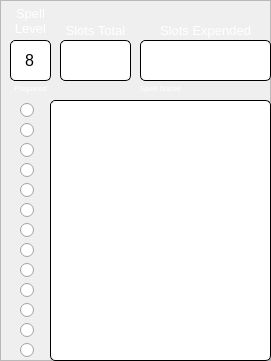
    <widget class="QFrame" name="frame_30">
     <property name="geometry">
      <rect>
       <x>1210</x>
       <y>110</y>
       <width>271</width>
       <height>361</height>
      </rect>
     </property>
     <property name="frameShape">
      <enum>QFrame::StyledPanel</enum>
     </property>
     <property name="frameShadow">
      <enum>QFrame::Raised</enum>
     </property>
     <widget class="QLineEdit" name="SpellcastingAbility_13">
      <property name="geometry">
       <rect>
        <x>10</x>
        <y>40</y>
        <width>41</width>
        <height>41</height>
       </rect>
      </property>
      <property name="font">
       <font>
        <pointsize>12</pointsize>
       </font>
      </property>
      <property name="styleSheet">
       <string notr="true"> background-color: white;
 border-style: solid;
 border-width:1px;
 border-radius:5px;
 border-color: black;</string>
      </property>
      <property name="text">
       <string>8</string>
      </property>
      <property name="alignment">
       <set>Qt::AlignCenter</set>
      </property>
      <property name="readOnly">
       <bool>true</bool>
      </property>
     </widget>
     <widget class="QLineEdit" name="SlotsTotal8">
      <property name="geometry">
       <rect>
        <x>60</x>
        <y>40</y>
        <width>71</width>
        <height>41</height>
       </rect>
      </property>
      <property name="font">
       <font>
        <pointsize>12</pointsize>
       </font>
      </property>
      <property name="styleSheet">
       <string notr="true"> background-color: white;
 border-style: solid;
 border-width:1px;
 border-radius:5px;
 border-color: black;</string>
      </property>
      <property name="text">
       <string/>
      </property>
      <property name="alignment">
       <set>Qt::AlignCenter</set>
      </property>
     </widget>
     <widget class="QPlainTextEdit" name="Lvl8Spells">
      <property name="geometry">
       <rect>
        <x>50</x>
        <y>100</y>
        <width>221</width>
        <height>261</height>
       </rect>
      </property>
      <property name="font">
       <font>
        <pointsize>11</pointsize>
       </font>
      </property>
      <property name="styleSheet">
       <string notr="true"> background-color: white;
 border-style: solid;
 border-width:1px;
 border-radius:5px;
 border-color: black;</string>
      </property>
      <property name="plainText">
       <string/>
      </property>
     </widget>
     <widget class="QLabel" name="label_141">
      <property name="geometry">
       <rect>
        <x>0</x>
        <y>0</y>
        <width>61</width>
        <height>41</height>
       </rect>
      </property>
      <property name="font">
       <font>
        <pointsize>10</pointsize>
       </font>
      </property>
      <property name="styleSheet">
       <string notr="true">color: rgb(255, 255, 255);</string>
      </property>
      <property name="text">
       <string>Spell
Level</string>
      </property>
      <property name="alignment">
       <set>Qt::AlignCenter</set>
      </property>
     </widget>
     <widget class="QLineEdit" name="Expended8">
      <property name="geometry">
       <rect>
        <x>140</x>
        <y>40</y>
        <width>131</width>
        <height>41</height>
       </rect>
      </property>
      <property name="font">
       <font>
        <pointsize>12</pointsize>
       </font>
      </property>
      <property name="styleSheet">
       <string notr="true"> background-color: white;
 border-style: solid;
 border-width:1px;
 border-radius:5px;
 border-color: black;</string>
      </property>
      <property name="text">
       <string/>
      </property>
      <property name="alignment">
       <set>Qt::AlignCenter</set>
      </property>
     </widget>
     <widget class="QLabel" name="label_142">
      <property name="geometry">
       <rect>
        <x>50</x>
        <y>20</y>
        <width>91</width>
        <height>21</height>
       </rect>
      </property>
      <property name="font">
       <font>
        <pointsize>10</pointsize>
       </font>
      </property>
      <property name="styleSheet">
       <string notr="true">color: rgb(255, 255, 255);</string>
      </property>
      <property name="text">
       <string>Slots Total</string>
      </property>
      <property name="alignment">
       <set>Qt::AlignCenter</set>
      </property>
     </widget>
     <widget class="QLabel" name="label_143">
      <property name="geometry">
       <rect>
        <x>140</x>
        <y>20</y>
        <width>131</width>
        <height>21</height>
       </rect>
      </property>
      <property name="font">
       <font>
        <pointsize>10</pointsize>
       </font>
      </property>
      <property name="styleSheet">
       <string notr="true">color: rgb(255, 255, 255);</string>
      </property>
      <property name="text">
       <string>Slots Expended</string>
      </property>
      <property name="alignment">
       <set>Qt::AlignCenter</set>
      </property>
     </widget>
     <widget class="QRadioButton" name="Lvl8Prep2">
      <property name="geometry">
       <rect>
        <x>20</x>
        <y>120</y>
        <width>16</width>
        <height>20</height>
       </rect>
      </property>
      <property name="text">
       <string/>
      </property>
      <property name="autoExclusive">
       <bool>false</bool>
      </property>
     </widget>
     <widget class="QRadioButton" name="Lvl8Prep1">
      <property name="geometry">
       <rect>
        <x>20</x>
        <y>100</y>
        <width>16</width>
        <height>20</height>
       </rect>
      </property>
      <property name="text">
       <string/>
      </property>
      <property name="autoExclusive">
       <bool>false</bool>
      </property>
     </widget>
     <widget class="QRadioButton" name="Lvl8Prep4">
      <property name="geometry">
       <rect>
        <x>20</x>
        <y>160</y>
        <width>16</width>
        <height>20</height>
       </rect>
      </property>
      <property name="text">
       <string/>
      </property>
      <property name="autoExclusive">
       <bool>false</bool>
      </property>
     </widget>
     <widget class="QRadioButton" name="Lvl8Prep3">
      <property name="geometry">
       <rect>
        <x>20</x>
        <y>140</y>
        <width>16</width>
        <height>20</height>
       </rect>
      </property>
      <property name="text">
       <string/>
      </property>
      <property name="autoExclusive">
       <bool>false</bool>
      </property>
     </widget>
     <widget class="QRadioButton" name="Lvl8Prep6">
      <property name="geometry">
       <rect>
        <x>20</x>
        <y>200</y>
        <width>16</width>
        <height>20</height>
       </rect>
      </property>
      <property name="text">
       <string/>
      </property>
      <property name="autoExclusive">
       <bool>false</bool>
      </property>
     </widget>
     <widget class="QRadioButton" name="Lvl8Prep5">
      <property name="geometry">
       <rect>
        <x>20</x>
        <y>180</y>
        <width>16</width>
        <height>20</height>
       </rect>
      </property>
      <property name="text">
       <string/>
      </property>
      <property name="autoExclusive">
       <bool>false</bool>
      </property>
     </widget>
     <widget class="QRadioButton" name="Lvl8Prep8">
      <property name="geometry">
       <rect>
        <x>20</x>
        <y>240</y>
        <width>16</width>
        <height>20</height>
       </rect>
      </property>
      <property name="text">
       <string/>
      </property>
      <property name="autoExclusive">
       <bool>false</bool>
      </property>
     </widget>
     <widget class="QRadioButton" name="Lvl8Prep7">
      <property name="geometry">
       <rect>
        <x>20</x>
        <y>220</y>
        <width>16</width>
        <height>20</height>
       </rect>
      </property>
      <property name="text">
       <string/>
      </property>
      <property name="autoExclusive">
       <bool>false</bool>
      </property>
     </widget>
     <widget class="QLabel" name="label_144">
      <property name="geometry">
       <rect>
        <x>10</x>
        <y>80</y>
        <width>41</width>
        <height>16</height>
       </rect>
      </property>
      <property name="font">
       <font>
        <pointsize>6</pointsize>
       </font>
      </property>
      <property name="styleSheet">
       <string notr="true">color: rgb(255, 255, 255);</string>
      </property>
      <property name="text">
       <string>Prepared</string>
      </property>
      <property name="alignment">
       <set>Qt::AlignCenter</set>
      </property>
     </widget>
     <widget class="QLabel" name="label_145">
      <property name="geometry">
       <rect>
        <x>50</x>
        <y>80</y>
        <width>221</width>
        <height>16</height>
       </rect>
      </property>
      <property name="font">
       <font>
        <pointsize>6</pointsize>
       </font>
      </property>
      <property name="styleSheet">
       <string notr="true">color: rgb(255, 255, 255);</string>
      </property>
      <property name="text">
       <string>Spell Name</string>
      </property>
      <property name="alignment">
       <set>Qt::AlignCenter</set>
      </property>
     </widget>
     <widget class="QRadioButton" name="Lvl8Prep11">
      <property name="geometry">
       <rect>
        <x>20</x>
        <y>300</y>
        <width>16</width>
        <height>20</height>
       </rect>
      </property>
      <property name="text">
       <string/>
      </property>
      <property name="autoExclusive">
       <bool>false</bool>
      </property>
     </widget>
     <widget class="QRadioButton" name="Lvl8Prep10">
      <property name="geometry">
       <rect>
        <x>20</x>
        <y>280</y>
        <width>16</width>
        <height>20</height>
       </rect>
      </property>
      <property name="text">
       <string/>
      </property>
      <property name="autoExclusive">
       <bool>false</bool>
      </property>
     </widget>
     <widget class="QRadioButton" name="Lvl8Prep13">
      <property name="geometry">
       <rect>
        <x>20</x>
        <y>340</y>
        <width>16</width>
        <height>20</height>
       </rect>
      </property>
      <property name="text">
       <string/>
      </property>
      <property name="autoExclusive">
       <bool>false</bool>
      </property>
     </widget>
     <widget class="QRadioButton" name="Lvl8Prep12">
      <property name="geometry">
       <rect>
        <x>20</x>
        <y>320</y>
        <width>16</width>
        <height>20</height>
       </rect>
      </property>
      <property name="text">
       <string/>
      </property>
      <property name="autoExclusive">
       <bool>false</bool>
      </property>
     </widget>
     <widget class="QRadioButton" name="Lvl8Prep9">
      <property name="geometry">
       <rect>
        <x>20</x>
        <y>260</y>
        <width>16</width>
        <height>20</height>
       </rect>
      </property>
      <property name="text">
       <string/>
      </property>
      <property name="autoExclusive">
       <bool>false</bool>
      </property>
     </widget>
    </widget>
